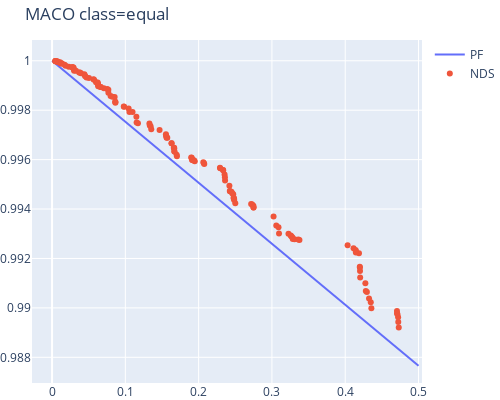

Write notebook code for a chart like this one.
### Markdown cell above
# independent sub-problems variation

### Code cell
from moo.maco import MACO
from helper import run_test, plot_front

problem=MACO(n_var=10, ctype=None)
res = run_test(problem)
plot_front(problem, res.F, "MACO class=equal").show()

problem=MACO(n_var=10, ctype="half")
res = run_test(problem)
plot_front(problem, res.F, "MACO class=half").show()

problem=MACO(n_var=10, ctype="G3")
res = run_test(problem)
plot_front(problem, res.F, "MACO class=G3").show()

problem=MACO(n_var=10, ctype="G4")
res = run_test(problem)
plot_front(problem, res.F, "MACO class=G4").show()
